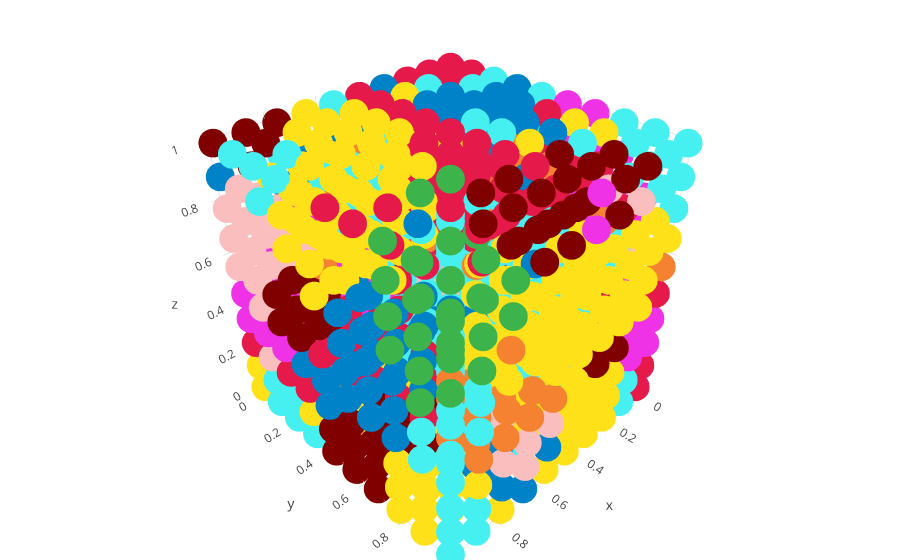

Source (notebook cell):
### Code cell
organize(nodes=nodes,pixels=pixelsBuf,p1=0.03,p2=0.3,pixeldistMetric='euclidean',nodedistMetric='euclidean')

### Figure 1 — Plotly figure (JSON) as saved in the notebook; plotly's stock layout.template omitted (floating-point values rounded to 4 significant figures; data arrays with more than 128 entries replaced by an {"elided": "..."} marker saying what was removed)
{"data": [{"marker": {"color": {"elided": "1000 str values"}, "size": 10, "symbol": "circle"}, "mode": "markers", "type": "scatter3d", "x": {"elided": "1000 float values"}, "y": {"elided": "1000 float values"}, "z": {"elided": "1000 float values"}}], "layout": {"margin": {"b": 0, "l": 0, "r": 0, "t": 0}}}
